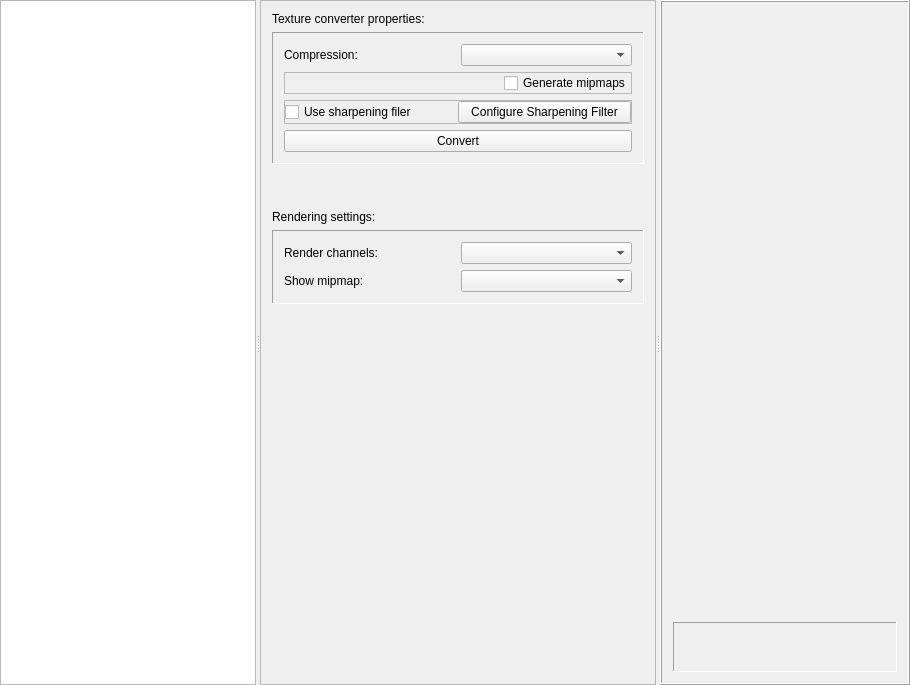
<?xml version="1.0" encoding="UTF-8"?>
<ui version="4.0">
 <class>TextureResourceEditor</class>
 <widget class="QWidget" name="TextureResourceEditor">
  <property name="geometry">
   <rect>
    <x>0</x>
    <y>0</y>
    <width>910</width>
    <height>685</height>
   </rect>
  </property>
  <property name="windowTitle">
   <string>TextureResourceEditor</string>
  </property>
  <layout class="QHBoxLayout" name="horizontalLayout_5">
   <property name="leftMargin">
    <number>0</number>
   </property>
   <property name="topMargin">
    <number>0</number>
   </property>
   <property name="rightMargin">
    <number>0</number>
   </property>
   <property name="bottomMargin">
    <number>0</number>
   </property>
   <item>
    <widget class="QSplitter" name="splitter_2">
     <property name="orientation">
      <enum>Qt::Horizontal</enum>
     </property>
     <widget class="QSplitter" name="splitter">
      <property name="orientation">
       <enum>Qt::Horizontal</enum>
      </property>
      <widget class="QListWidget" name="mTextureSelector"/>
      <widget class="QFrame" name="mTextureToolsPropertiesFrame">
       <property name="sizePolicy">
        <sizepolicy hsizetype="Preferred" vsizetype="Preferred">
         <horstretch>1</horstretch>
         <verstretch>0</verstretch>
        </sizepolicy>
       </property>
       <property name="frameShape">
        <enum>QFrame::StyledPanel</enum>
       </property>
       <property name="frameShadow">
        <enum>QFrame::Raised</enum>
       </property>
       <layout class="QVBoxLayout" name="verticalLayout_4">
        <item>
         <widget class="QLabel" name="label_2">
          <property name="sizePolicy">
           <sizepolicy hsizetype="Preferred" vsizetype="Maximum">
            <horstretch>0</horstretch>
            <verstretch>0</verstretch>
           </sizepolicy>
          </property>
          <property name="text">
           <string>Texture converter properties:</string>
          </property>
          <property name="alignment">
           <set>Qt::AlignLeading|Qt::AlignLeft|Qt::AlignVCenter</set>
          </property>
         </widget>
        </item>
        <item>
         <widget class="QFrame" name="mTextureConvertPropertiesFrame">
          <property name="frameShape">
           <enum>QFrame::Panel</enum>
          </property>
          <property name="frameShadow">
           <enum>QFrame::Sunken</enum>
          </property>
          <layout class="QVBoxLayout" name="verticalLayout_2">
           <item>
            <layout class="QHBoxLayout" name="horizontalLayout">
             <item>
              <widget class="QLabel" name="label">
               <property name="text">
                <string>Compression:</string>
               </property>
              </widget>
             </item>
             <item>
              <widget class="QComboBox" name="mCompressionTypeCB">
               <property name="toolTip">
                <string>Select the compression type that  you want
Make sure the input images are a power of two, or it wont be able to be compressed</string>
               </property>
              </widget>
             </item>
            </layout>
           </item>
           <item>
            <widget class="QFrame" name="frame_3">
             <property name="frameShape">
              <enum>QFrame::StyledPanel</enum>
             </property>
             <property name="frameShadow">
              <enum>QFrame::Raised</enum>
             </property>
             <layout class="QHBoxLayout" name="horizontalLayout_2">
              <property name="spacing">
               <number>0</number>
              </property>
              <property name="leftMargin">
               <number>0</number>
              </property>
              <property name="topMargin">
               <number>0</number>
              </property>
              <property name="rightMargin">
               <number>0</number>
              </property>
              <property name="bottomMargin">
               <number>0</number>
              </property>
              <item>
               <spacer name="horizontalSpacer">
                <property name="orientation">
                 <enum>Qt::Horizontal</enum>
                </property>
                <property name="sizeHint" stdset="0">
                 <size>
                  <width>40</width>
                  <height>20</height>
                 </size>
                </property>
               </spacer>
              </item>
              <item>
               <widget class="QCheckBox" name="mGenerateMipmapsCheckbox">
                <property name="toolTip">
                 <string>To generate mipmaps, make sure you check this</string>
                </property>
                <property name="text">
                 <string>Generate mipmaps</string>
                </property>
               </widget>
              </item>
             </layout>
            </widget>
           </item>
           <item>
            <widget class="QFrame" name="frame">
             <property name="minimumSize">
              <size>
               <width>0</width>
               <height>0</height>
              </size>
             </property>
             <property name="frameShape">
              <enum>QFrame::StyledPanel</enum>
             </property>
             <property name="frameShadow">
              <enum>QFrame::Raised</enum>
             </property>
             <layout class="QHBoxLayout" name="horizontalLayout_6">
              <property name="spacing">
               <number>0</number>
              </property>
              <property name="leftMargin">
               <number>0</number>
              </property>
              <property name="topMargin">
               <number>0</number>
              </property>
              <property name="rightMargin">
               <number>0</number>
              </property>
              <property name="bottomMargin">
               <number>0</number>
              </property>
              <item>
               <widget class="QCheckBox" name="mUseSharpeningFilterCheckbox">
                <property name="toolTip">
                 <string>Enables/disables the use of the sharpening filter</string>
                </property>
                <property name="text">
                 <string>Use sharpening filer</string>
                </property>
               </widget>
              </item>
              <item>
               <widget class="QPushButton" name="mConfigureSharpeningFilterBtn">
                <property name="toolTip">
                 <string>Configure what type of sharpening will be applied</string>
                </property>
                <property name="text">
                 <string>Configure Sharpening Filter</string>
                </property>
               </widget>
              </item>
             </layout>
            </widget>
           </item>
           <item>
            <widget class="QPushButton" name="mConvertBtn">
             <property name="toolTip">
              <string>Press this to convert the selected texture</string>
             </property>
             <property name="text">
              <string>Convert</string>
             </property>
            </widget>
           </item>
          </layout>
          <zorder>mConvertBtn</zorder>
          <zorder>frame_3</zorder>
          <zorder>frame</zorder>
         </widget>
        </item>
        <item>
         <spacer name="verticalSpacer">
          <property name="orientation">
           <enum>Qt::Vertical</enum>
          </property>
          <property name="sizeType">
           <enum>QSizePolicy::Fixed</enum>
          </property>
          <property name="sizeHint" stdset="0">
           <size>
            <width>20</width>
            <height>40</height>
           </size>
          </property>
         </spacer>
        </item>
        <item>
         <widget class="QLabel" name="label_5">
          <property name="sizePolicy">
           <sizepolicy hsizetype="Preferred" vsizetype="Maximum">
            <horstretch>0</horstretch>
            <verstretch>0</verstretch>
           </sizepolicy>
          </property>
          <property name="text">
           <string>Rendering settings:</string>
          </property>
          <property name="alignment">
           <set>Qt::AlignLeading|Qt::AlignLeft|Qt::AlignVCenter</set>
          </property>
         </widget>
        </item>
        <item>
         <widget class="QFrame" name="frame_2">
          <property name="frameShape">
           <enum>QFrame::Panel</enum>
          </property>
          <property name="frameShadow">
           <enum>QFrame::Sunken</enum>
          </property>
          <layout class="QVBoxLayout" name="verticalLayout_3">
           <item>
            <layout class="QHBoxLayout" name="horizontalLayout_3">
             <item>
              <widget class="QLabel" name="label_3">
               <property name="text">
                <string>Render channels:</string>
               </property>
               <property name="alignment">
                <set>Qt::AlignLeading|Qt::AlignLeft|Qt::AlignVCenter</set>
               </property>
              </widget>
             </item>
             <item>
              <widget class="QComboBox" name="mRenderPreviewChannelsCB">
               <property name="toolTip">
                <string>Set the mode that the texture will be previewed</string>
               </property>
              </widget>
             </item>
            </layout>
           </item>
           <item>
            <layout class="QHBoxLayout" name="horizontalLayout_4">
             <item>
              <widget class="QLabel" name="label_4">
               <property name="text">
                <string>Show mipmap:</string>
               </property>
               <property name="alignment">
                <set>Qt::AlignLeading|Qt::AlignLeft|Qt::AlignVCenter</set>
               </property>
              </widget>
             </item>
             <item>
              <widget class="QComboBox" name="mPreviewMipmapCB">
               <property name="currentText">
                <string/>
               </property>
              </widget>
             </item>
            </layout>
           </item>
          </layout>
         </widget>
        </item>
        <item>
         <spacer name="verticalSpacer_2">
          <property name="orientation">
           <enum>Qt::Vertical</enum>
          </property>
          <property name="sizeHint" stdset="0">
           <size>
            <width>20</width>
            <height>40</height>
           </size>
          </property>
         </spacer>
        </item>
       </layout>
      </widget>
     </widget>
     <widget class="QFrame" name="mPreviewRenderFrame">
      <property name="maximumSize">
       <size>
        <width>1024</width>
        <height>16777215</height>
       </size>
      </property>
      <property name="frameShape">
       <enum>QFrame::Box</enum>
      </property>
      <property name="frameShadow">
       <enum>QFrame::Raised</enum>
      </property>
      <layout class="QVBoxLayout" name="verticalLayout">
       <item>
        <widget class="RenderView" name="mTexturePreviewRV" native="true">
         <property name="minimumSize">
          <size>
           <width>200</width>
           <height>200</height>
          </size>
         </property>
         <property name="maximumSize">
          <size>
           <width>16777215</width>
           <height>16777215</height>
          </size>
         </property>
        </widget>
       </item>
       <item>
        <widget class="QLabel" name="mPreviewTextureInfo">
         <property name="maximumSize">
          <size>
           <width>16777215</width>
           <height>50</height>
          </size>
         </property>
         <property name="frameShape">
          <enum>QFrame::Panel</enum>
         </property>
         <property name="frameShadow">
          <enum>QFrame::Sunken</enum>
         </property>
         <property name="text">
          <string/>
         </property>
         <property name="alignment">
          <set>Qt::AlignCenter</set>
         </property>
        </widget>
       </item>
      </layout>
     </widget>
    </widget>
   </item>
  </layout>
 </widget>
 <layoutdefault spacing="6" margin="11"/>
 <customwidgets>
  <customwidget>
   <class>RenderView</class>
   <extends>QWidget</extends>
   <header location="global">Widgets\RenderView.h</header>
   <container>1</container>
  </customwidget>
 </customwidgets>
 <resources/>
 <connections/>
</ui>
